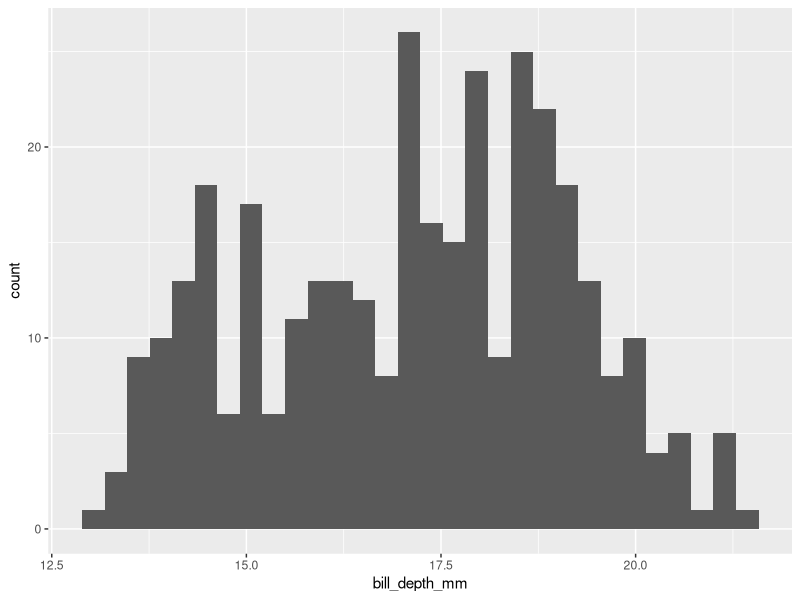
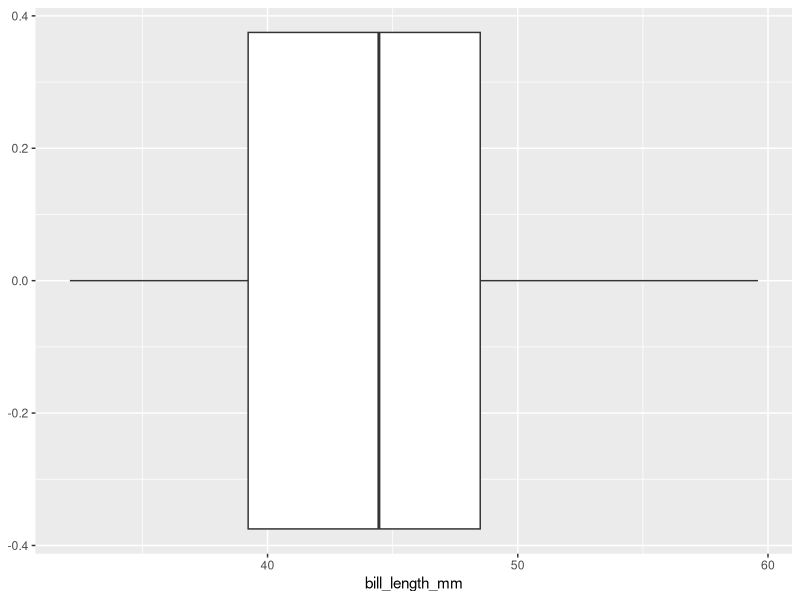

Recreate these plots in R, in order.
library(tidyverse)
library(palmerpenguins)

penguins %>%
  ggplot(aes(x=bill_depth_mm))+
  geom_histogram()
# added the anothe chart

penguins %>%
  ggplot(aes(x=bill_length_mm))+
  geom_boxplot()
